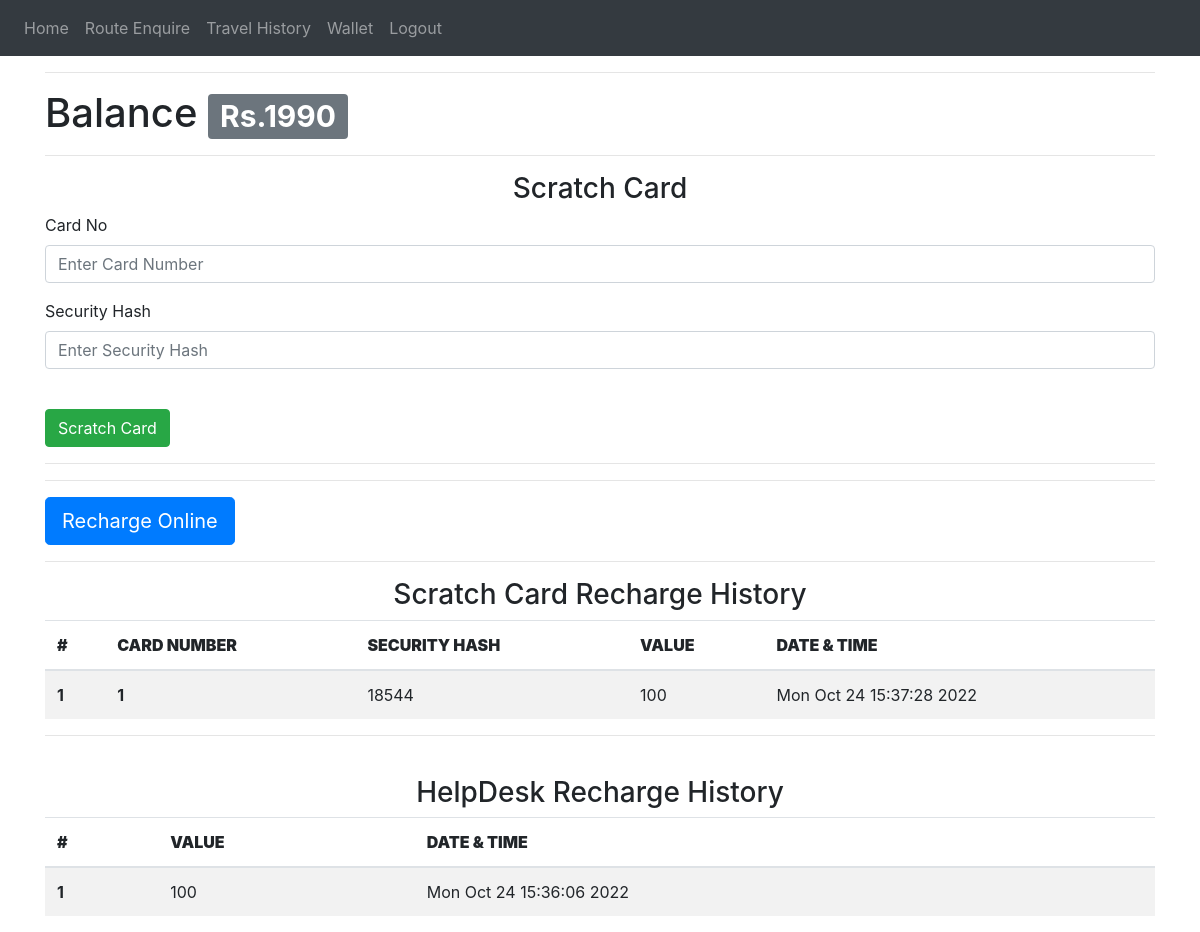
The page /user-wallet (signed in) on the database as committed earlier.
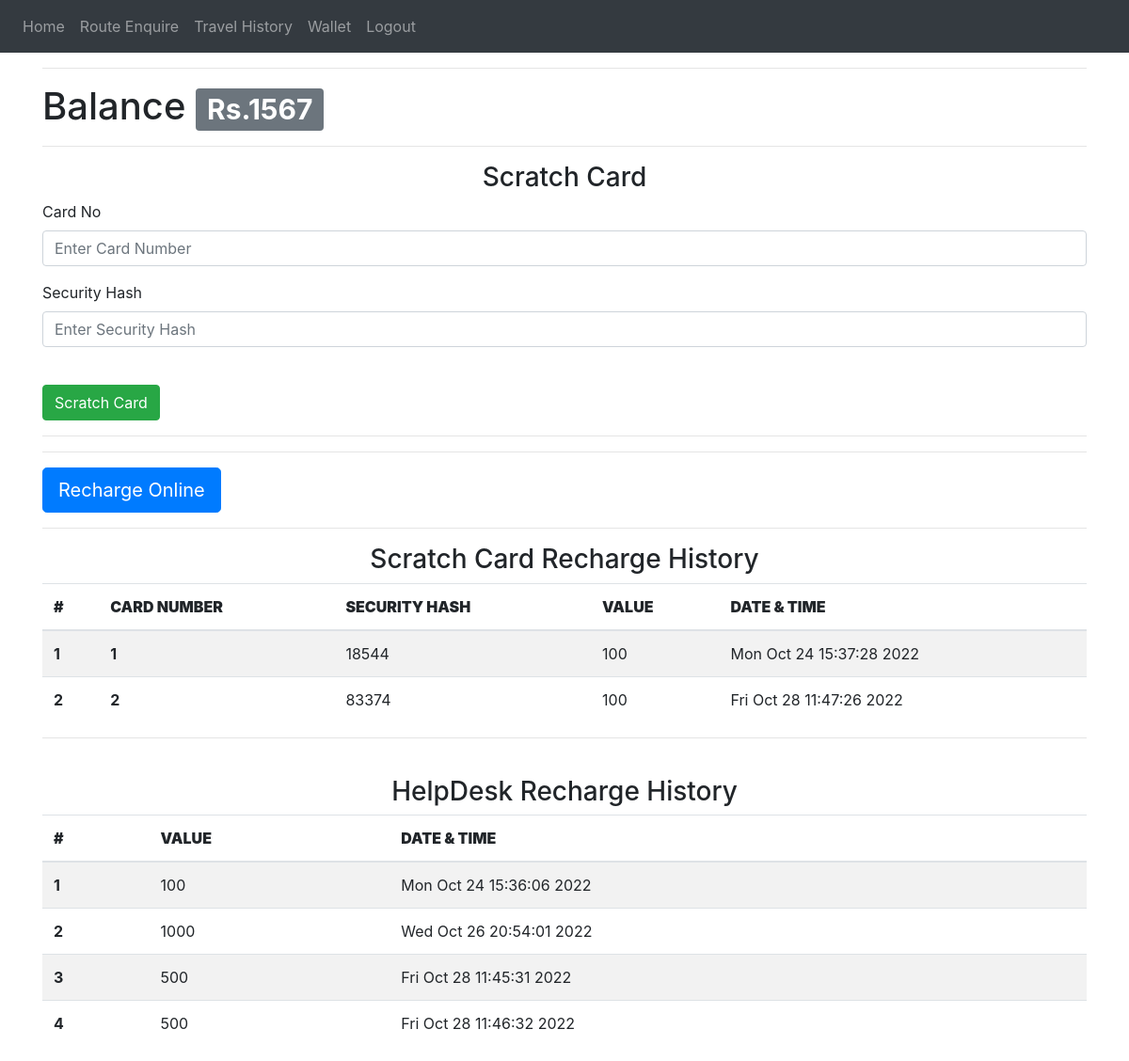
The same page on the database as committed later.
### website/models.py (models this page shows)
class User(db.Model, UserMixin):
    id = db.Column(db.Integer, primary_key=True)
    email = db.Column(db.String(150), unique=True)
    password = db.Column(db.String(150))
    name = db.Column(db.String(150))
    phone_number = db.Column(db.String(15))
    type = db.Column(db.String(1))
    account_number = db.Column(db.String(10))
    balance = db.Column(db.Integer)
    scratch_cards = db.relationship('Scratch_card')
    helpdesk_recharges = db.relationship('Helpdesk_recharge')
    trips = db.relationship('Trip')

class Scratch_card(db.Model,UserMixin):
    id = db.Column(db.Integer , primary_key = True)
    card_number =db.Column(db.Integer)
    security_hash = db.Column(db.Integer)
    value = db.Column(db.Integer)
    status = db.Column(db.String(1))
    user_id = db.Column(db.Integer , db.ForeignKey('user.id'))
    date = db.Column(db.String(10))

class Helpdesk_recharge(db.Model,UserMixin):
    id = db.Column(db.Integer , primary_key = True)
    value = db.Column(db.Integer)
    date = db.Column(db.String(100))
    account_number = db.Column(db.String(10) , db.ForeignKey('user.account_number'))

### website/views.py (the view, shortened to what this page needs)
@views.route('/user-wallet', methods=['GET', 'POST'])
@login_required
def user_wallet():
    history = current_user.scratch_cards
    help = current_user.helpdesk_recharges
    return render_template("user_wallet.html" , user = current_user , history=history , help = help )

### website/__init__.py (called while the page is built)
def create_app():
    app = Flask(__name__)
    app.config['SECRET_KEY'] = '#itsactuallyapassword'
    app.config['SQLALCHEMY_DATABASE_URI'] = f'sqlite:///{DB_NAME}'
    db.init_app(app)
    from .views import views
    from .auth import auth
    app.register_blueprint(views, url_prefix='/')
    app.register_blueprint(auth, url_prefix='/')
    from .models import User, Conductor_details
    create_database(app)
    login_manager = LoginManager()
    login_manager.login_view = 'auth.login'
    login_manager.init_app(app)
    @login_manager.user_loader
    def load_user(id):
        return User.query.get(int(id))
    return app

### website/templates/user_wallet.html (shortened to what this page needs)
{% extends "base.html" %}
{% block content %}
<hr>
<div>
  <h1>Balance <span class="badge badge-secondary">Rs.{{user.balance}}</span></h1>
<hr>
<form method="POST">
  <h3 align="center">Scratch Card</h3>
  <div class="form-group">
    <label for="from">Card No</label>
    <input
      type="text"
      class="form-control"
      id="card_number"
      name="card_number"
      placeholder="Enter Card Number"
    />
  </div>
  <div class="form-group">
    <label for="Security Hash">Security Hash</label>
    <input
      type="text"
      class="form-control"
      id="security_hash"
      name="security_hash"
      placeholder="Enter Security Hash"
    />
  </div>
  <br />
  <button type="submit" class="btn btn-primary btn-success">Scratch Card</button>
</form>
<hr>
<hr>
<div>
  <a class="btn btn-primary btn-lg " href="#" role="button">Recharge Online</a><br>
  <hr>
</div>
<div>
<h3 align="center">Scratch Card Recharge History</h3>
<table class="table table-striped">
  <thead>
    <tr>
      <th scope="col" ><b>#</b></th>
      <th scope="col"><b>CARD NUMBER</b></th>
      <th scope="col"><b>SECURITY HASH</b></th>
      <th scope="col"><b>VALUE</b></th>
      <th scope="col"><b>DATE & TIME</b></th>
    </tr>
  </thead>
  <tbody>
    {%for h in history%}
    <tr>
      <th>{{h.id}}</th>
      <th>{{h.card_number}}</th>
      <td>{{h.security_hash}}</td>
      <td>{{h.value}}</td>
      <td>{{h.date}}</td>
    </tr>
    {%endfor%}
  </tbody>
</table>
</div>
<hr><br>
<div>
  <h3 align="center">HelpDesk Recharge History</h3>
  <table class="table table-striped">
    <thead>
      <tr>
        <th scope="col" ><b>#</b></th>
        <th scope="col"><b>VALUE</b></th>
        <th scope="col"><b>DATE & TIME</b></th>
      </tr>
    </thead>
    <tbody>
      {%for h in help%}
      <tr>
        <th>{{h.id}}</th>
        <td>{{h.value}}</td>
        <td>{{h.date}}</td>
      </tr>
      {%endfor%}
    </tbody>
  </table>
  </div>
{% endblock %}

Rows that differ between the two databases and show on the page:
changed User: balance "1990" → "1567"
now on this page (row edited): Scratch_card: id "2", card_number "2", security_hash "83374", value "100", date "Fri Oct 28 11:47:26 2022"
added Helpdesk_recharge: id "2", value "1000", date "Wed Oct 26 20:54:01 2022"
added Helpdesk_recharge: id "3", value "500", date "Fri Oct 28 11:45:31 2022"
added Helpdesk_recharge: id "4", value "500", date "Fri Oct 28 11:46:32 2022"
